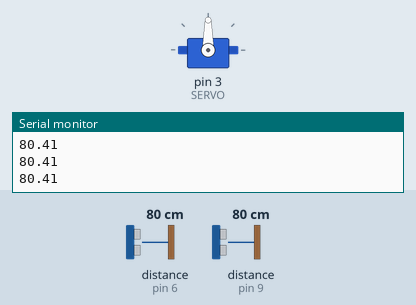
This sketch was run on a simulated Arduino Uno, built with avr-gcc and run on an emulated ATmega328P. Parts: servo, the last lines printed to the serial monitor. The inputs (shaded band) are chosen by the test bench; at power-on: distance to the obstacle (sensors on pin 6, pin 9) 80 cm. The echo pulse lasts 58.3 µs per cm.

Above: at 1.2 s.
1.3 s: distance to the obstacle (sensor on pin 6) set to 11 cm
2.8 s: distance to the obstacle (sensor on pin 6) set to 8 cm
At 3.5 s:
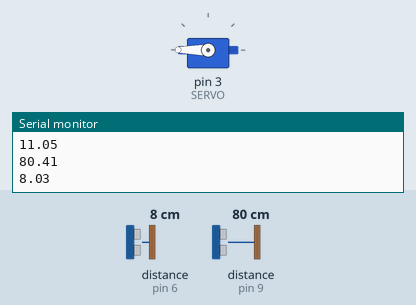
4.4 s: distance to the obstacle (sensor on pin 9) set to 11 cm
7.4 s: distance to the obstacle (sensor on pin 9) set to 8 cm
At 10.1 s:
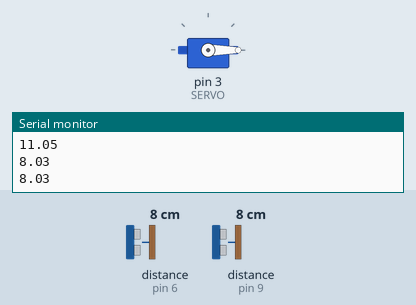
10.4 s: distance to the obstacle (sensor on pin 6) set to 18 cm
13.4 s: distance to the obstacle (sensor on pin 6) set to 2 cm
Timing chart, 0 to 17.1 s (numbered marks = the images above; inputs shaded):
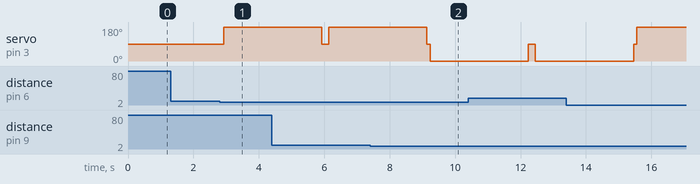

Measured:
- the behaviour switches between 10 and 9 cm on distance to the obstacle (sensor on pin 6) (found by bisection; images 0 and 1)
- the behaviour switches between 10 and 9 cm on distance to the obstacle (sensor on pin 9) (found by bisection; images 1 and 2)
- after the input at 2.8 s, servo on pin 3 (SERVO): 90° → 180° after 0.13 s

The sketch:

sonicDoor.ino
```cpp
#include <Servo.h>

#define TRIG1 5
#define ECHO1 6
#define TRIG2 8
#define ECHO2 9
#define NEAR 10
#define SERVO 3
#define OUTSIDE 2
#define INSIDE 1

Servo servo;
int human;

void setup() {
  Serial.begin(9600);
  pinMode(TRIG1, OUTPUT);
  pinMode(ECHO1, INPUT);
  pinMode(TRIG2, OUTPUT);
  pinMode(ECHO2, INPUT);
  servo.attach(SERVO);
  servo.write(90);
  human = 0;
}

void loop() {
  sonicSession();
}

float sonicSession() {
  float length = sonicSensor(INSIDE);
  if(length < NEAR && length >= 0) {
    moveDoor(180);
    human += 1;
    //PEOPLE_ENTER;
  }
  length = sonicSensor(OUTSIDE);
  if(length < NEAR && length >= 0) {
    moveDoor(0);
    human -= 1;
    //PEOPLE_OUT;
  }
}

float sonicSensor(int sensor) {
  float cm = 0;
  if(sensor == 1) {
    digitalWrite(TRIG1, LOW);
    delay(2);
    digitalWrite(TRIG1, HIGH);
    delay(2);
    digitalWrite(TRIG1, LOW);
    int timing = pulseIn(ECHO1, HIGH);
    cm = timing * 0.01724;
    Serial.println(cm);
    delay(100);
  }
  else {
    digitalWrite(TRIG2, LOW);
    delay(2);
    digitalWrite(TRIG2, HIGH);
    delay(2);
    digitalWrite(TRIG2, LOW);
    int timing = pulseIn(ECHO2, HIGH);
    cm = timing * 0.01724;
    Serial.println(cm);
    delay(100);
  }
  return cm;
}

void moveDoor(int degree) {
  servo.write(degree);
  delay(3000);
  servo.write(90);
}
```
